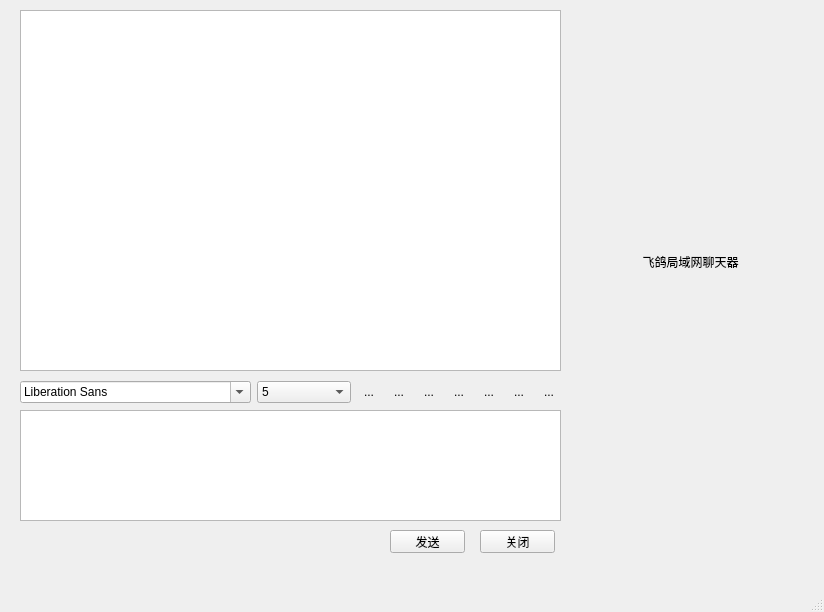
<?xml version="1.0" encoding="UTF-8"?>
<ui version="4.0">
 <class>PrivateChat</class>
 <widget class="QMainWindow" name="PrivateChat">
  <property name="geometry">
   <rect>
    <x>0</x>
    <y>0</y>
    <width>824</width>
    <height>612</height>
   </rect>
  </property>
  <property name="windowTitle">
   <string>MainWindow</string>
  </property>
  <widget class="QWidget" name="centralwidget">
   <widget class="QTextBrowser" name="textBrowser">
    <property name="geometry">
     <rect>
      <x>20</x>
      <y>10</y>
      <width>541</width>
      <height>361</height>
     </rect>
    </property>
   </widget>
   <widget class="QLabel" name="label_2">
    <property name="geometry">
     <rect>
      <x>570</x>
      <y>270</y>
      <width>241</width>
      <height>291</height>
     </rect>
    </property>
    <property name="text">
     <string/>
    </property>
    <property name="pixmap">
     <pixmap resource="images.qrc">:/images/pic.jpg</pixmap>
    </property>
   </widget>
   <widget class="QLabel" name="label">
    <property name="geometry">
     <rect>
      <x>570</x>
      <y>10</y>
      <width>241</width>
      <height>241</height>
     </rect>
    </property>
    <property name="text">
     <string/>
    </property>
    <property name="pixmap">
     <pixmap resource="images.qrc">:/images/pic2.jpg</pixmap>
    </property>
   </widget>
   <widget class="QPushButton" name="sendButton">
    <property name="geometry">
     <rect>
      <x>390</x>
      <y>530</y>
      <width>75</width>
      <height>23</height>
     </rect>
    </property>
    <property name="text">
     <string>发送</string>
    </property>
    <property name="icon">
     <iconset resource="images.qrc">
      <normaloff>:/images/send.png</normaloff>:/images/send.png</iconset>
    </property>
   </widget>
   <widget class="QPushButton" name="pushButton">
    <property name="geometry">
     <rect>
      <x>570</x>
      <y>250</y>
      <width>241</width>
      <height>23</height>
     </rect>
    </property>
    <property name="font">
     <font>
      <family>华文楷体</family>
     </font>
    </property>
    <property name="text">
     <string>飞鸽局域网聊天器</string>
    </property>
    <property name="icon">
     <iconset resource="images.qrc">
      <normaloff>:/images/dove.png</normaloff>:/images/dove.png</iconset>
    </property>
    <property name="iconSize">
     <size>
      <width>16</width>
      <height>16</height>
     </size>
    </property>
    <property name="flat">
     <bool>true</bool>
    </property>
   </widget>
   <widget class="QWidget" name="layoutWidget">
    <property name="geometry">
     <rect>
      <x>20</x>
      <y>380</y>
      <width>541</width>
      <height>24</height>
     </rect>
    </property>
    <layout class="QHBoxLayout" name="horizontalLayout">
     <item>
      <widget class="QFontComboBox" name="fontComboBox"/>
     </item>
     <item>
      <widget class="QComboBox" name="comboBox">
       <item>
        <property name="text">
         <string>5</string>
        </property>
       </item>
       <item>
        <property name="text">
         <string>6</string>
        </property>
       </item>
       <item>
        <property name="text">
         <string>7</string>
        </property>
       </item>
       <item>
        <property name="text">
         <string>8</string>
        </property>
       </item>
       <item>
        <property name="text">
         <string>9</string>
        </property>
       </item>
       <item>
        <property name="text">
         <string>10</string>
        </property>
       </item>
       <item>
        <property name="text">
         <string>11</string>
        </property>
       </item>
       <item>
        <property name="text">
         <string>12</string>
        </property>
       </item>
       <item>
        <property name="text">
         <string>13</string>
        </property>
       </item>
       <item>
        <property name="text">
         <string>14</string>
        </property>
       </item>
       <item>
        <property name="text">
         <string>15</string>
        </property>
       </item>
       <item>
        <property name="text">
         <string>16</string>
        </property>
       </item>
       <item>
        <property name="text">
         <string>17</string>
        </property>
       </item>
       <item>
        <property name="text">
         <string>18</string>
        </property>
       </item>
       <item>
        <property name="text">
         <string>19</string>
        </property>
       </item>
       <item>
        <property name="text">
         <string>20</string>
        </property>
       </item>
       <item>
        <property name="text">
         <string>21</string>
        </property>
       </item>
       <item>
        <property name="text">
         <string>22</string>
        </property>
       </item>
      </widget>
     </item>
     <item>
      <widget class="QToolButton" name="BoldButton">
       <property name="text">
        <string>...</string>
       </property>
       <property name="icon">
        <iconset resource="images.qrc">
         <normaloff>:/images/bold.png</normaloff>:/images/bold.png</iconset>
       </property>
       <property name="autoRaise">
        <bool>true</bool>
       </property>
      </widget>
     </item>
     <item>
      <widget class="QToolButton" name="ItalicButton">
       <property name="text">
        <string>...</string>
       </property>
       <property name="icon">
        <iconset resource="images.qrc">
         <normaloff>:/images/textitalic.png</normaloff>:/images/textitalic.png</iconset>
       </property>
       <property name="autoRaise">
        <bool>true</bool>
       </property>
      </widget>
     </item>
     <item>
      <widget class="QToolButton" name="UnderlineButton">
       <property name="text">
        <string>...</string>
       </property>
       <property name="icon">
        <iconset resource="images.qrc">
         <normaloff>:/images/textunder.png</normaloff>:/images/textunder.png</iconset>
       </property>
       <property name="autoRaise">
        <bool>true</bool>
       </property>
      </widget>
     </item>
     <item>
      <widget class="QToolButton" name="ColorButton">
       <property name="text">
        <string>...</string>
       </property>
       <property name="icon">
        <iconset resource="images.qrc">
         <normaloff>:/images/textcolor.png</normaloff>:/images/textcolor.png</iconset>
       </property>
       <property name="autoRaise">
        <bool>true</bool>
       </property>
      </widget>
     </item>
     <item>
      <widget class="QToolButton" name="expressionButton">
       <property name="text">
        <string>...</string>
       </property>
       <property name="icon">
        <iconset resource="images.qrc">
         <normaloff>:/images/emoticon_smile.png</normaloff>:/images/emoticon_smile.png</iconset>
       </property>
       <property name="autoRaise">
        <bool>true</bool>
       </property>
      </widget>
     </item>
     <item>
      <widget class="QToolButton" name="showPanelButton">
       <property name="text">
        <string>...</string>
       </property>
       <property name="icon">
        <iconset resource="images.qrc">
         <normaloff>:/images/painting.png</normaloff>:/images/painting.png</iconset>
       </property>
       <property name="autoRaise">
        <bool>true</bool>
       </property>
      </widget>
     </item>
     <item>
      <widget class="QToolButton" name="insertPicButton">
       <property name="text">
        <string>...</string>
       </property>
       <property name="icon">
        <iconset resource="images.qrc">
         <normaloff>:/images/insert-image.png</normaloff>:/images/insert-image.png</iconset>
       </property>
       <property name="autoRaise">
        <bool>true</bool>
       </property>
      </widget>
     </item>
    </layout>
   </widget>
   <widget class="QTextEdit" name="textEdit">
    <property name="geometry">
     <rect>
      <x>20</x>
      <y>410</y>
      <width>541</width>
      <height>111</height>
     </rect>
    </property>
   </widget>
   <widget class="QLabel" name="chatWith">
    <property name="geometry">
     <rect>
      <x>30</x>
      <y>530</y>
      <width>341</width>
      <height>21</height>
     </rect>
    </property>
    <property name="text">
     <string/>
    </property>
   </widget>
   <widget class="QPushButton" name="exitButton">
    <property name="geometry">
     <rect>
      <x>480</x>
      <y>530</y>
      <width>75</width>
      <height>23</height>
     </rect>
    </property>
    <property name="text">
     <string>关闭</string>
    </property>
    <property name="icon">
     <iconset resource="images.qrc">
      <normaloff>:/images/exit.png</normaloff>:/images/exit.png</iconset>
    </property>
   </widget>
  </widget>
  <widget class="QMenuBar" name="menubar">
   <property name="geometry">
    <rect>
     <x>0</x>
     <y>0</y>
     <width>824</width>
     <height>19</height>
    </rect>
   </property>
  </widget>
  <widget class="QStatusBar" name="statusbar"/>
 </widget>
 <resources>
  <include location="images.qrc"/>
 </resources>
 <connections/>
</ui>
